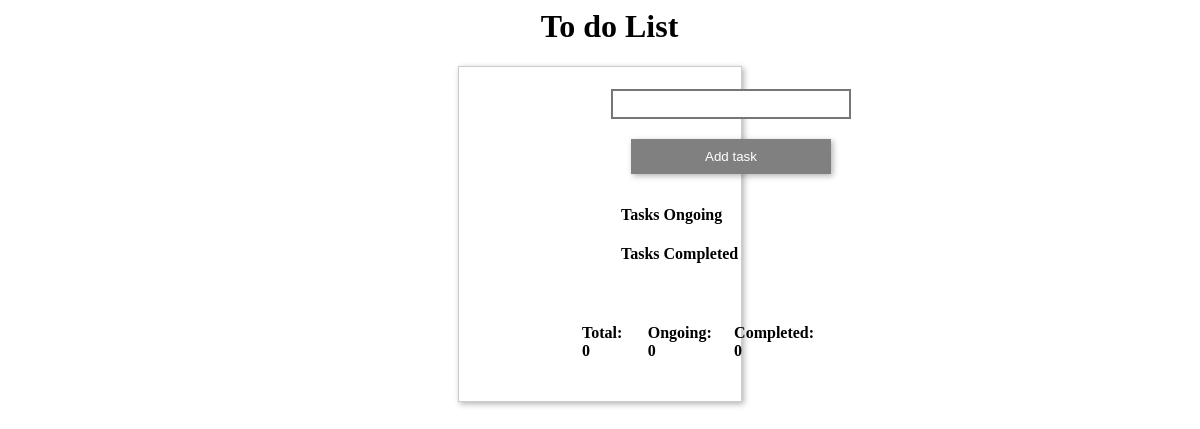
Before: / with the older database file.
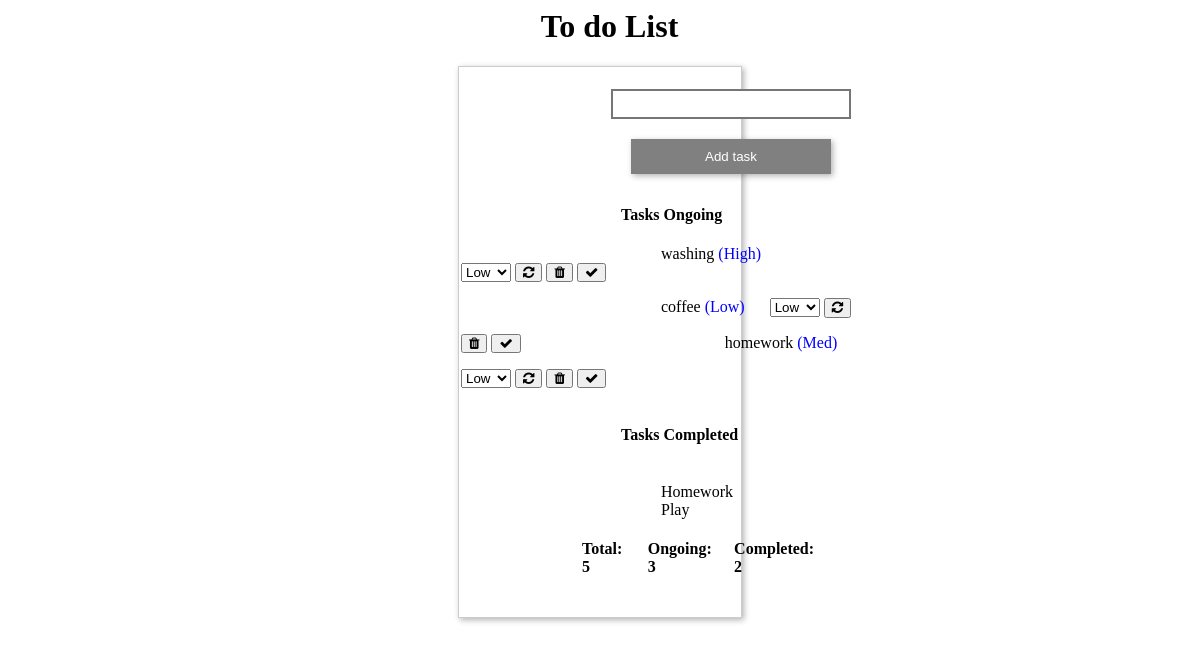
After: the same page with the newer database file.
### tables this page shows
CREATE TABLE tasks (
                        task_number VARCHAR(10) PRIMARY KEY,
                        task_name   VARCHAR (255) NOT NULL,
                        task_status VARCHAR (30),
                        task_priority VARCHAR (30)
                      );

### db/SQLiteConnection.php (called while the page is built, shortened)
<?php
class SQLiteConnection {
    private $pdo;
    public function connect() {
        if ($this->pdo == null) {
            try {
                $this->pdo = new \PDO("sqlite:" . Config::PATH_TO_SQLITE_FILE);
             } catch (\PDOException $e) {
                echo "failed";
             }
        }
        return $this->pdo;
    }
}

### db/SQLiteSelect.php (called while the page is built, shortened)
<?php
class SQLiteSelect {
    private $pdo;
    public function __construct($pdo) {
        $this->pdo = $pdo;
    }
    public function getTasks() {
        $sql = "SELECT * FROM tasks ORDER BY task_priority asc";
        $stmt = $this->pdo->prepare($sql);
        $stmt->execute();
        $result =  $stmt->fetchAll(\PDO::FETCH_ASSOC);
        return $result;
    }
}

### index.php (the view, shortened to what this page needs)
<?php
$select = new SQLiteSelect((new SQLiteConnection())->connect());
$tasks = $select->getTasks();
?>
<html>
    <head>
    <link rel="stylesheet" href="./assets/css/index.css">
    <link rel="stylesheet" href="https://cdnjs.cloudflare.com/ajax/libs/font-awesome/4.7.0/css/font-awesome.min.css">
    <h1>To do List</h1>
    </head>
        <article class = "card">
            <div class="text">
                <form action="addTask.php" method="post">
                    <input type = "text" name="task" id = "task" maxlength="30" class = "task"/>
                    <br/>
                    <input type="submit" class = "button" value = "Add task" />
                </form>
                <h4>Tasks Ongoing</h4>
                <?php
                    $index = 0;
                    $inProgressCount = 0;
                    while(!empty($tasks[$index])) {
                        if ($tasks[$index]['task_status'] == 'In Progress'){
                            $inProgressCount++;
                ?>
                <div class="content-div">
                    <label class="label">
                        <?php echo $tasks[$index]['task_name'];?>
                    </label>
                    <label class="label-priority">
                        (<?php echo $tasks[$index]['task_priority'];?>)
                    </label>
                </div>
                <div class="content-div2">
                <form action="updatePriority.php" method="post">
                <select name="priority" id="priority">
                        <option value="Low">Low</option>
                    </select>
                    <button>
                    <i class="fa fa-refresh"></i>
                    </button>
                    </form>
                </div>
                <div class="content-div2">
                    <form action="deleteTask.php" method="post">
                        <button>
                        <i class="fa fa-trash"></i>
                        </button>
                    </form>
                </div>
                <div class="content-div3">
                <form action="updateTask.php" method="post">
                    <button>
                    <i class="fa fa-check"></i>
                    </button>
                    </form>
                </div>
                <?php
                }
                $index++;
            }?>
            <h4>Tasks Completed</h4>
                <?php
                    $index = 0;
                    $completedCount = 0;
                    while(!empty($tasks[$index])) {
                        if ($tasks[$index]['task_status'] == 'Completed'){
                            $completedCount++;
                ?>
                <br/>
                <div class="content-div">
                    <label class="label">
                        <?php echo $tasks[$index]['task_name'];?>
                    </label>
                </div>
                <?php
                }
                $index++;
            }?>
            <br/>
            <div class="total-content1">
                <h4>Total: <?php echo $inProgressCount + $completedCount ?></h4>
            </div>
            <div class="total-content2">
                <h4>Ongoing: <?php echo $inProgressCount ?></h4>
            </div>
            <div class="total-content3">
                <h4>Completed: <?php echo $completedCount ?></h4>
            </div>
            </div>
            <br/>
        </article>
</html>

### assets/css/index.css (style rules this page uses)
h1 { margin-left: 45%; }
h4 { margin-left: 40%; }
.card { flex: 0 0 220px; padding: 2px; display: flex; flex-wrap: wrap; margin-left: 450px; margin-right: 450px; border: 1px solid #ccc; box-shadow: 2px 2px 6px 0px rgba(0, 0, 0, 0.3); }
.card .text { margin-top: 20px; }
.button { background: gray; border: 0; margin-top: 20px; margin-bottom: 10px; margin-left: 170px; color: white; padding: 10px; width: 200px; box-shadow: 2px 2px 6px 0px rgba(0, 0, 0, 0.3); }
.task { border-style: solid; margin-left: 150px; margin-right: 10px; width: 240px; height: 30px; }
.label { margin-left: 200px; }
.content-div { display: inline-block; margin-right: 5px; }
.total-content1 { display: inline-block; margin-left: 100px; }
.content-div2, .content-div1, .total-content2, .content-div3, .total-content3 { display: inline-block; }
.label-priority { color: blue; }

Changed rows visible on the page:
added tasks: task_name "washing", task_priority "High", task_name "coffee", task_priority "Low", task_name "homework", task_priority "Med", task_name "Homework", task_name "Play"
Other visible differences:
$inProgressCount + $completedCount: "0" → "5"
$inProgressCount: "0" → "3"
$completedCount: "0" → "2"
